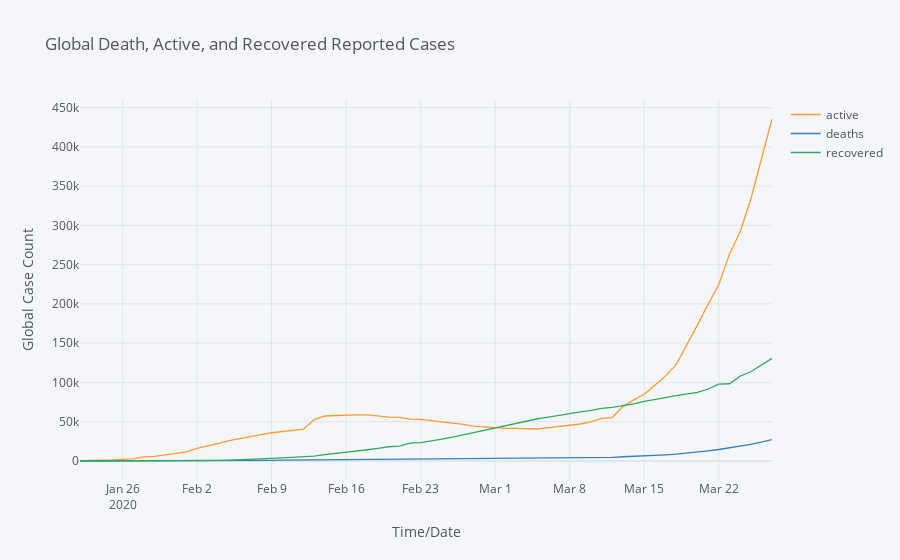

Notebook cell for this chart:
### Code cell
global_df = groupByDay(df)
global_df[['active','deaths','recovered']].iplot(mode = "lines",
                                                title= 'Global Death, Active, and Recovered Reported Cases',
                                                xTitle = 'Time/Date',
                                                yTitle = 'Global Case Count')
